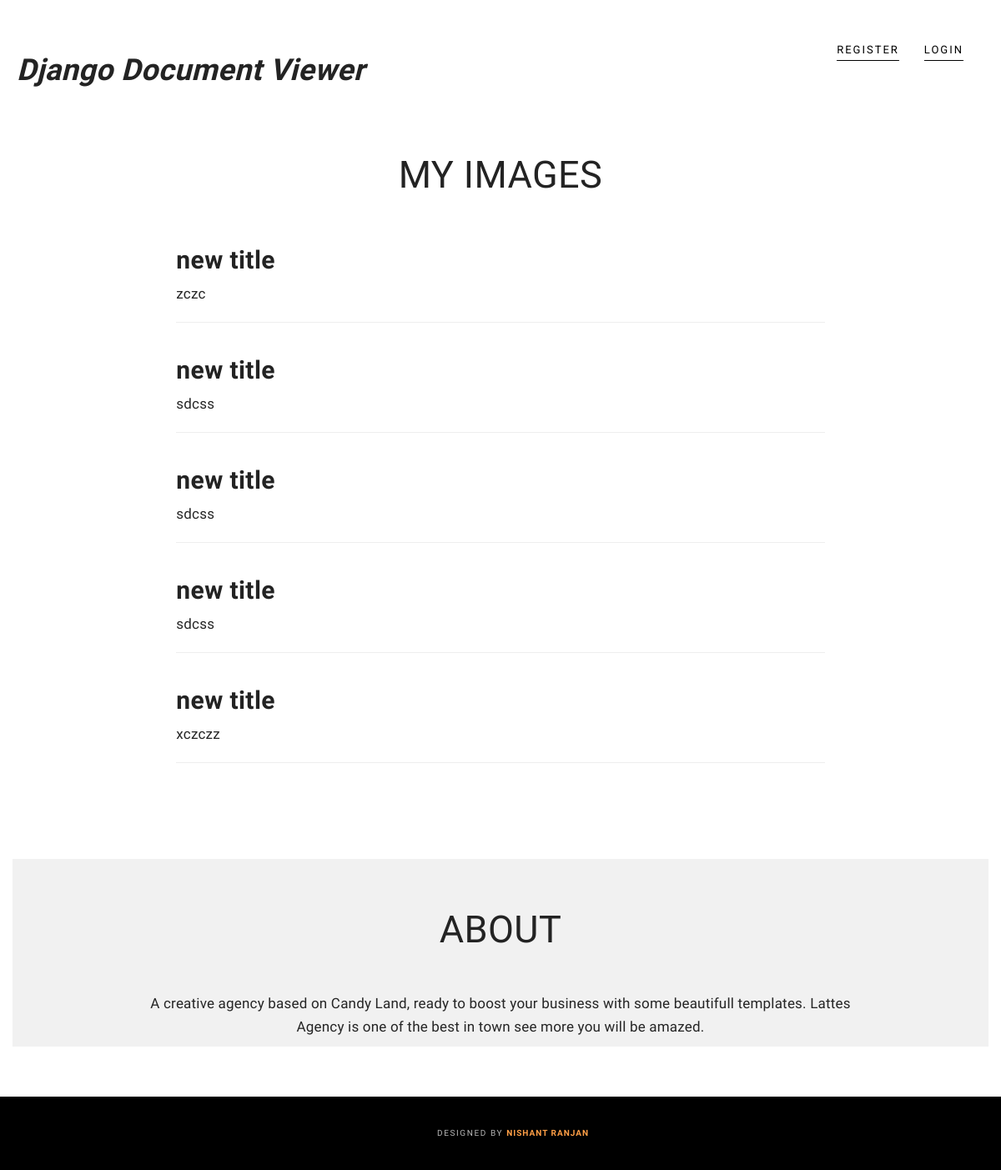
/, run on an earlier commit of the app's database.
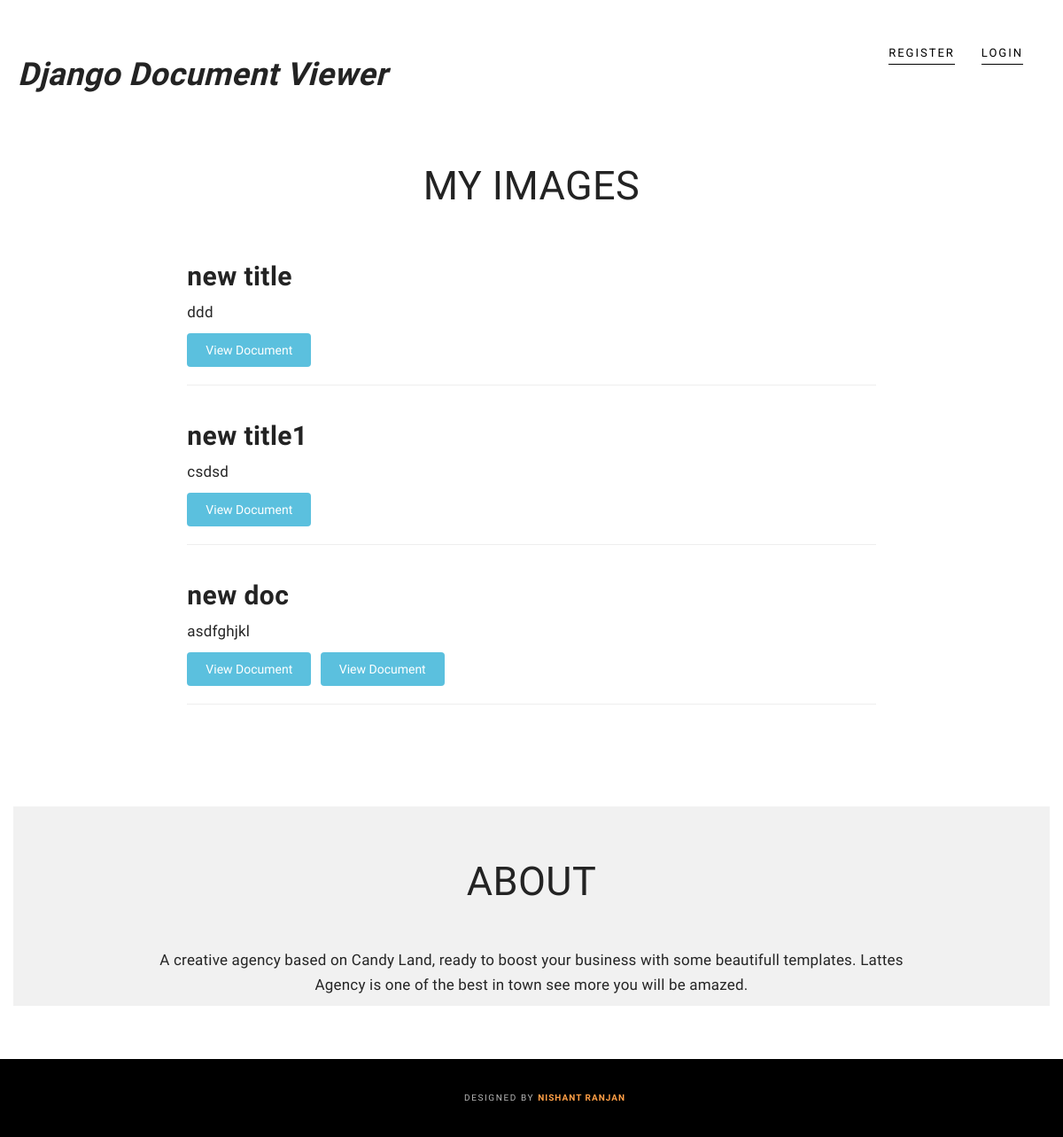
And on a later commit of the database.
### documents/models.py (models this page shows, shortened)
class Document(models.Model):
	uploaded_by	= models.ForeignKey(User)
	title 		= models.CharField(max_length=120, null=False, blank=False)
	description = models.TextField(null=True, blank=True)
	doc_url 	= models.TextField(null=True, blank=True)
	timestamp	= models.DateTimeField(auto_now_add=True)
	updated		= models.DateTimeField(auto_now=True)
	slug 		= models.SlugField(null=True, blank=True)

class DocumentUpload(models.Model):
	document_id		= models.IntegerField(default=0)
	name			= models.CharField(max_length=120, null=True, blank=True)
	document_url 	= models.FileField(null=True, blank=True)

### documents/views.py (the view)
# urls.py: url(r'^$', display_documents, name='view'),
def display_documents(request):
	template_name = 'documents/display_documents.html'
	queryset1 = Document.objects.all().order_by('-pk')
	queryset2 = DocumentUpload.objects.all()
	cdn = CDN_DOMAIN
	context = {"object_list": queryset1, "document_list":queryset2, "cdn":cdn}
	return render(request, template_name, context)

### documents/templates/documents/display_documents.html
{% extends "base.html" %}
{% load staticfiles %}
{% block content %}
	<section>
		<div class="container">
		<div class="row">
			<div class="col-lg-12 text-center">
				<div class="section-title">
					<h2>My Images</h2>
				</div>
			</div>
		</div>
		{% for obj in object_list %}
				<div class="row row-0-gutter">
					<div class="col-md-8 col-md-offset-2 col-0-gutter">
						<h2><strong>{{ obj.title }}</strong></h2>
						<p>{{ obj.description }}</p>
						{% for doc in document_list %}
						{% if doc.document_id == obj.id %}
						<a href="/viewerjs/index.html#{{ cdn }}/media/{{ doc.document_url }}" target="_blank">
							<button class="btn btn-info">View Document</button>
						</a> &nbsp;
						{% endif %}
						{% endfor %}
						<hr>
					</div>
				</div>
			{% endfor %}
		</div>
	</section>
	<section id="about" class="mz-module">
		<div class="container light-bg">
			<div class="row">
				<div class="col-lg-12 text-center">
					<div class="section-title">
						<h2>ABOUT</h2>
					</div>
				</div>
				<div class="col-md-10 col-md-offset-1 text-center">
					<div class="mz-about-container">
						<p>A creative agency based on Candy Land, ready to boost your business with some beautifull templates. Lattes Agency is one of the best in town see more you will be amazed.</p>
					</div>
				</div>
			</div>
		</div>
	</section>
{% endblock content %}

What changed in the data, as far as the page shows it:
removed Document: title "new title", description "zczc"
removed Document: title "new title", description "sdcss"
removed Document: title "new title", description "sdcss"
removed Document: title "new title", description "sdcss"
removed Document: title "new title", description "xczczz"
added Document: title "new title", description "ddd"
added Document: title "new title1", description "csdsd"
added Document: title "new doc", description "asdfghjkl"
